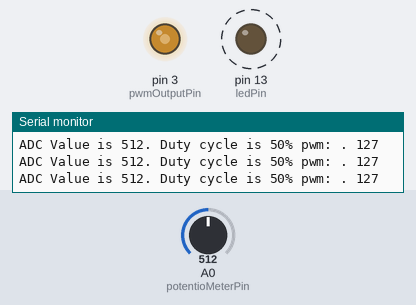
Simulated run of this sketch. Board: Arduino Uno, built with avr-gcc and run on an emulated ATmega328P. On the bench: output pins drawn as LEDs (lit = HIGH), the last lines printed to the serial monitor. Dashed ring = blinking. The inputs (shaded band) are chosen by the test bench; at power-on: A0 (potentioMeterPin) = 512.

Above: at 1.4 s.
1.5 s: A0 (potentioMeterPin) set to 0
At 2.6 s:
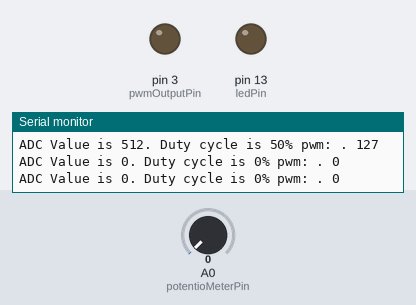
3.4 s: A0 (potentioMeterPin) set to 122
At 4.6 s:
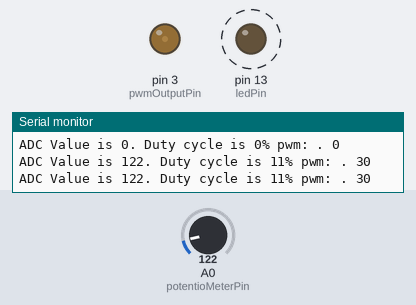
6.6 s: A0 (potentioMeterPin) set to 306
At 7.1 s:
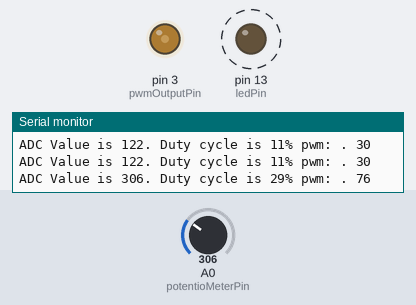
9.8 s: A0 (potentioMeterPin) set to 716
At 10.6 s:
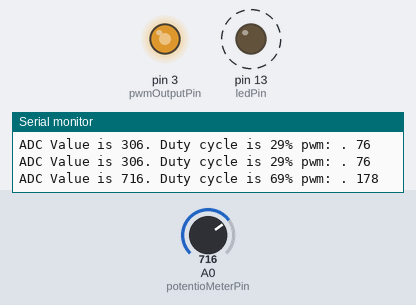
13.0 s: A0 (potentioMeterPin) set to 900
At 13.87 s:
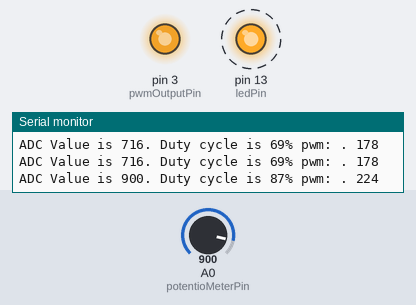
Timing chart, 0 to 17.2 s (numbered marks = the images above; inputs shaded):
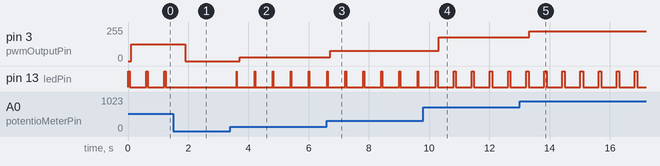

The sketch:

AR08_pwm_ino.ino
```cpp
/*
 예제 6.1
 포텐쇼미터 입력
 */

// 0번 아날로그핀을 포텐쇼미터 입력으로 설정한다.
const int potentioMeterPin = 0;

//13번 핀에 연결되어 있는 내장 LED를 출력으로 사용한다.
const int ledPin = 13;

const int pwmOutputPin = 3;
void setup() {
// 13번 핀을 출력으로 설정한다. 아날로그 입력핀은 설정이 불필요하다.
  pinMode(ledPin, OUTPUT);
// 시리얼 통신을 설정한다.
  Serial.begin(9600);
}

void loop(){

  int adcValue; // 실제 센서로부터 읽은 값 (0~1023)
  int duty;     // LED 점멸 주기 (0~100%)
  int pwm;

// 포텐쇼미터 값을 읽는다.
  adcValue = analogRead(potentioMeterPin);
// 포텐쇼미터 값을 0~100의 범위로 변경한다.
  duty = map(adcValue, 0, 1023, 0, 100);


// LED를 duty ms 만큼 점등한다.
  digitalWrite(ledPin, HIGH);
  delay(duty);

// 나머지 시간에는 소등시킨다.
  digitalWrite(ledPin, LOW);
  delay(100-duty);

  pwm = map(adcValue, 0, 1023, 0, 255);
  analogWrite(pwmOutputPin,pwm);

// 시리얼 통신으로 ADC 값과 Duty를 출력한다.
  Serial.print("ADC Value is ");
  Serial.print(adcValue);
  Serial.print(". Duty cycle is ");
  Serial.print(duty);
  Serial.print("%");
  Serial.print(" pwm: . ");
  Serial.println(pwm);
  delay(500);
}
```

Measured:
- after the input at 1.5 s, pin 3 (pwmOutputPin): 127/255 → 0/255 after 0.40 s; pin 13 (ledPin): stops changing and stays LOW
- after the input at 3.4 s, pin 3 (pwmOutputPin): 0/255 → 30/255 after 0.31 s; pin 13 (ledPin): alternates HIGH for 0.01 s and LOW for 0.59 s, starting after 0.21 s
- after the input at 6.6 s, pin 3 (pwmOutputPin): 30/255 → 76/255 after 0.11 s
- after the input at 9.8 s, pin 3 (pwmOutputPin): 76/255 → 178/255 after 0.52 s
- after the input at 13.0 s, pin 3 (pwmOutputPin): 178/255 → 224/255 after 0.32 s
- by itself, pin 13 (ledPin): alternates HIGH for 0.05 s and LOW for 0.55 s
